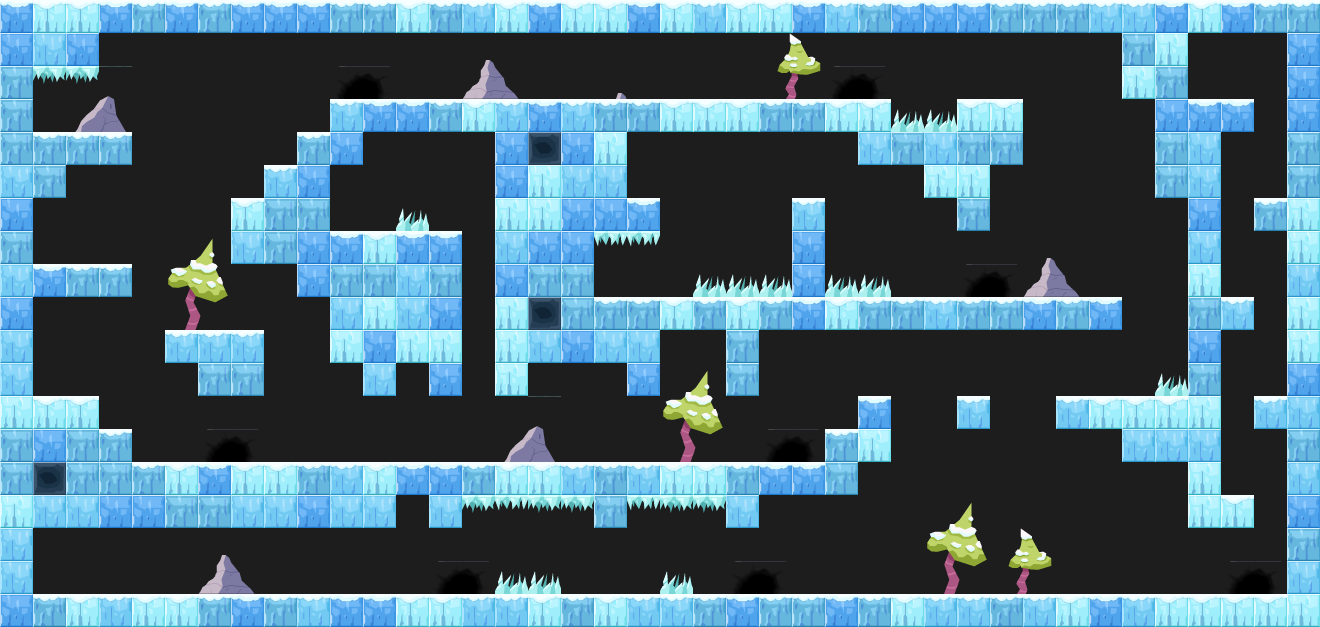

This game map was drawn from its Tiled (.tmx) file and the tilesets committed beside it. A one-line description and the trimmed map source follow:
An orthogonal 40x19 tile map with 33x33 px tiles, 4 tile layers (bg, deco background, layout, deco foreground) and 110 objects (51x citrus.objects.platformer.box2d.Platform, 21x citrus.objects.CitrusSprite, 10x citrus.objects.platformer.box2d.Sensor, 8x space_digger.Seam, 8x space_digger.enemies.SpawnSpot, ...).

<map version="1.0" orientation="orthogonal" width="40" height="19" tilewidth="33" tileheight="33" backgroundcolor="#1d1d1d">
 <tileset firstgid="1" name="tileset_ice" tilewidth="33" tileheight="33">
  <image source="../tilesets/tileset_ice.png" width="297" height="132" />
  <tile id="12">
   <properties>
    <property name="" value="" />
   </properties>
  </tile>
 </tileset>
 <layer name="bg" width="40" height="19">
  <properties>
   <property name="group" value="0" />
  </properties>
  <data>[760 cells, 0 non-empty, 0 distinct tile ids]</data>
 </layer>
 <layer name="deco background" width="40" height="19">
  <data>[760 cells, 16 non-empty, 2 distinct tile ids]</data>
 </layer>
 <objectgroup color="#ffff00" name="animated decoration bg" width="40" height="19">
  <properties>
   <property name="group" value="0" />
  </properties>
  <object type="citrus.objects.CitrusSprite" x="235" y="516">
   <properties>
    <property name="view" value="Liana1_ice" />
   </properties>
   <ellipse />
  </object>
  <object type="citrus.objects.CitrusSprite" x="178" y="23">
   <properties>
    <property name="view" value="Liana1_ice" />
   </properties>
   <ellipse />
  </object>
  <object type="citrus.objects.CitrusSprite" x="1020" y="22">
   <properties>
    <property name="view" value="Liana1_ice" />
   </properties>
   <ellipse />
  </object>
  <object type="citrus.objects.CitrusSprite" x="698" y="484">
   <properties>
    <property name="view" value="Liana1_ice" />
   </properties>
   <ellipse />
  </object>
  <object type="citrus.objects.CitrusSprite" x="659" y="124">
   <properties>
    <property name="view" value="Liana2_ice" />
   </properties>
   <ellipse />
  </object>
  <object type="citrus.objects.CitrusSprite" x="718" y="124">
   <properties>
    <property name="view" value="Liana3_ice" />
   </properties>
   <ellipse />
  </object>
  <object type="citrus.objects.CitrusSprite" x="163" y="23">
   <properties>
    <property name="view" value="Liana3_ice" />
   </properties>
   <ellipse />
  </object>
  <object type="citrus.objects.CitrusSprite" x="1075" y="423">
   <properties>
    <property name="view" value="Liana3_ice" />
   </properties>
   <ellipse />
  </object>
  <object type="citrus.objects.CitrusSprite" x="776" y="482">
   <properties>
    <property name="view" value="Liana3_ice" />
   </properties>
   <ellipse />
  </object>
  <object type="citrus.objects.CitrusSprite" x="245" y="245">
   <properties>
    <property name="view" value="Liana2_ice" />
   </properties>
   <ellipse />
  </object>
  <object type="citrus.objects.CitrusSprite" x="883" y="317">
   <properties>
    <property name="view" value="Liana1_ice" />
   </properties>
   <ellipse />
  </object>
  <object type="citrus.objects.CitrusSprite" x="974" y="403">
   <properties>
    <property name="view" value="Flor1_ice" />
   </properties>
   <ellipse />
  </object>
  <object type="citrus.objects.CitrusSprite" x="1006" y="101">
   <properties>
    <property name="view" value="Flor1_ice" />
   </properties>
   <ellipse />
  </object>
  <object type="citrus.objects.CitrusSprite" x="282" y="172">
   <properties>
    <property name="view" value="Flor1_ice" />
   </properties>
   <ellipse />
  </object>
  <object type="citrus.objects.CitrusSprite" x="313" y="469">
   <properties>
    <property name="view" value="Flor1_ice" />
   </properties>
   <ellipse />
  </object>
  <object type="citrus.objects.CitrusSprite" x="407" y="602">
   <properties>
    <property name="view" value="Flor1_ice" />
   </properties>
   <ellipse />
  </object>
  <object type="citrus.objects.CitrusSprite" x="808" y="208">
   <properties>
    <property name="view" value="Flor2_ice" />
   </properties>
   <ellipse />
  </object>
  <object type="citrus.objects.CitrusSprite" x="1273" y="208">
   <properties>
    <property name="view" value="Flor2_ice" />
   </properties>
   <ellipse />
  </object>
  <object type="citrus.objects.CitrusSprite" x="77" y="273">
   <properties>
    <property name="view" value="Flor2_ice" />
   </properties>
   <ellipse />
  </object>
  <object type="citrus.objects.CitrusSprite" x="687" y="106">
   <properties>
    <property name="view" value="Flor2_ice" />
   </properties>
   <ellipse />
  </object>
  <object type="citrus.objects.CitrusSprite" x="644" y="-330" width="33" height="33">
   <properties>
    <property name="registration" value="center" />
    <property name="view" value="Sky_ice" />
   </properties>
   <ellipse />
  </object>
 </objectgroup>
 <layer name="layout" width="40" height="19">
  <properties>
   <property name="group" value="2" />
  </properties>
  <data>[760 cells, 336 non-empty, 12 distinct tile ids]</data>
 </layer>
 <layer name="deco foreground" width="40" height="19">
  <properties>
   <property name="group" value="2" />
  </properties>
  <data>[760 cells, 49 non-empty, 18 distinct tile ids]</data>
 </layer>
 <objectgroup name="platforms" width="40" height="19">
  <properties>
   <property name="group" value="2" />
  </properties>
  <object type="citrus.objects.platformer.box2d.Platform" x="0" y="0" width="1320" height="33" />
  <object type="citrus.objects.platformer.box2d.Platform" x="0" y="33" width="33" height="594" />
  <object type="citrus.objects.platformer.box2d.Platform" x="33" y="594" width="1287" height="33" />
  <object type="citrus.objects.platformer.box2d.Platform" x="1287" y="33" width="33" height="561" />
  <object type="citrus.objects.platformer.box2d.Platform" x="33" y="33" width="66" height="33" />
  <object type="citrus.objects.platformer.box2d.Platform" x="33" y="132" width="99" height="33" />
  <object type="citrus.objects.platformer.box2d.Platform" x="33" y="165" width="33" height="33" />
  <object type="citrus.objects.platformer.box2d.Platform" x="33" y="264" width="99" height="33" />
  <object type="citrus.objects.platformer.box2d.Platform" x="33" y="396" width="66" height="33" />
  <object type="citrus.objects.platformer.box2d.Platform" x="33" y="429" width="99" height="99" />
  <object type="citrus.objects.platformer.box2d.Platform" x="132" y="462" width="264" height="66" />
  <object type="citrus.objects.platformer.box2d.Platform" x="396" y="462" width="462" height="33" />
  <object type="citrus.objects.platformer.box2d.Platform" x="429" y="495" width="33" height="33" />
  <object type="citrus.objects.platformer.box2d.Platform" x="594" y="495" width="33" height="33" />
  <object type="citrus.objects.platformer.box2d.Platform" x="726" y="495" width="33" height="33" />
  <object type="citrus.objects.platformer.box2d.Platform" x="825" y="429" width="66" height="33" />
  <object type="citrus.objects.platformer.box2d.Platform" x="858" y="396" width="33" height="33" />
  <object type="citrus.objects.platformer.box2d.Platform" x="957" y="396" width="33" height="33" />
  <object type="citrus.objects.platformer.box2d.Platform" x="1056" y="396" width="165" height="33" />
  <object type="citrus.objects.platformer.box2d.Platform" x="1122" y="429" width="99" height="33" />
  <object type="citrus.objects.platformer.box2d.Platform" x="1188" y="462" width="33" height="66" />
  </objectgroup>
 <objectgroup color="#ff5500" name="breakable blocks" width="40" height="19">
  <!-- 3 objects omitted --></objectgroup>
 <objectgroup color="#5500ff" name="player &amp; exit" width="40" height="19">
  <!-- 3 objects omitted --></objectgroup>
 <objectgroup color="#00aa00" name="seams" width="40" height="19">
  <properties>
   <property name="view" value="Seam_ice" />
  </properties>
  <!-- 8 objects omitted --></objectgroup>
 <objectgroup color="#ff0000" name="enemies" width="40" height="19">
  <properties>
   <property name="group" value="1" />
  </properties>
  <!-- 15 objects omitted --></objectgroup>
 <objectgroup color="#ff557f" name="enemy limits" width="40" height="19">
  <!-- 9 objects omitted --></objectgroup>
</map>
<!-- 68 of 110 objects omitted -->
